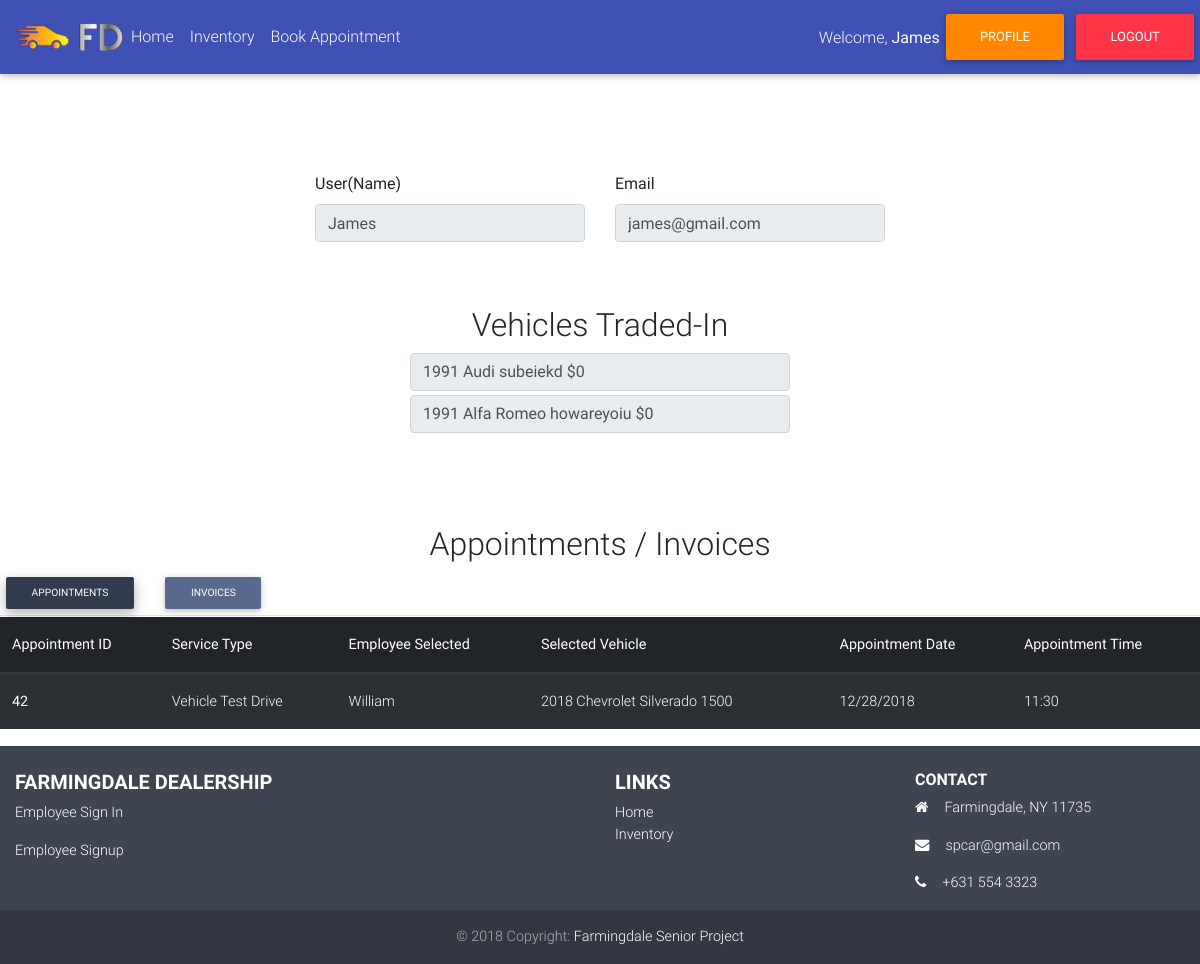
The app's page /Profile.php (signed in) with its own data.
### tables this page shows
CREATE TABLE `users` (
  `idUsers` int(11) NOT NULL,
  `uidUsers` tinytext NOT NULL,
  `emailUsers` tinytext NOT NULL,
  `pwdUsers` longtext NOT NULL
);

CREATE TABLE `car_trade` (
  `id` int(11) NOT NULL,
  `fullName` varchar(20) NOT NULL,
  `year` int(4) NOT NULL,
  `make` tinytext NOT NULL,
  `model` tinytext NOT NULL,
  `condi` tinytext NOT NULL,
  `miles` int(11) NOT NULL,
  `value` decimal(10,0) NOT NULL
);

CREATE TABLE `bookApp` (
  `appID` int(11) NOT NULL,
  `username` varchar(50) NOT NULL,
  `useremail` varchar(200) NOT NULL,
  `service` int(11) NOT NULL,
  `employeelist` int(11) NOT NULL,
  `carlist` int(11) NOT NULL,
  `appDate` varchar(100) NOT NULL,
  `appTime` time NOT NULL
);

CREATE TABLE `employees` (
  `idEmps` int(11) NOT NULL,
  `eidEmps` tinytext NOT NULL,
  `emailEmps` tinytext NOT NULL,
  `pwdEmps` longtext NOT NULL,
  `service` int(11) DEFAULT NULL
);

CREATE TABLE `inventory` (
  `invid` int(11) NOT NULL,
  `year` year(4) NOT NULL,
  `make` tinytext NOT NULL,
  `model` tinytext NOT NULL,
  `preown` tinytext NOT NULL,
  `condi` tinytext NOT NULL,
  `miles` int(11) NOT NULL,
  `price` decimal(10,0) NOT NULL
);

### Profile.php (the view, shortened to what this page needs)
<?php
  require "header.php";
?>
<head>
<link href="css/Profile.css" rel="stylesheet">
</head>
<div class="page-wrap">
<div class="bgmiddle" id="bgmiddle">
    <section class="py-3">
      <div class="container">
	  	<div class="well-title">
            <h2><center><font color="white">Profile Information</font></center></h2>
        </div>
      </div>
    </section>
</div>
<br>
	<div id="row" class="row">
		<div class="col-md-6 col-centered">
			<div class="well-block">
						<div class="row">
                            <div class="col-md-6">
                                <div class="form-group">
                                    <label class="control-label" for="name"><b>User(Name)</b></label>
										<?php
										if (isset($_SESSION['id'])) {
											echo "<input id='nameInput' class='form-control input-md' value='". $_SESSION['uid'] ."' name='uidUsers' readonly='readonly'>";
										}
										else if(isset($_SESSION['eid'])) {
										echo "<input id='nameInput' class='form-control input-md' value='". $_SESSION['eeid'] ."' name='eidEmps' readonly='readonly'>";
										}
										?>
                                    </div>
                                </div>
                                <div class="col-md-6">
                                    <div class="form-group">
                                        <label class="control-label" for="email"><b>Email</b></label>
										<?php
										if (isset($_SESSION['id'])) {
											$sql = "SELECT emailUsers FROM users
											WHERE idUsers='".$_SESSION['id']."';";
											$result = mysqli_query($conn, $sql);
											while ($row = mysqli_fetch_assoc($result)) {
											echo "<input id='email' class='form-control input-md' value='". $row['emailUsers'] ."' name='emailUsers' readonly='readonly'>";
											}
										}
										?>
                                    </div>
                                </div>
                                <div class="col-md-12">
                                    <div class="form-group">
										<?php
										if (isset($_SESSION['id'])) {
										     echo'<div class="well-title">
												<br>
												<br>
												<h2><center>Vehicles Traded-In</center></h2>
												</div>';
											$sq2 = "SELECT * FROM car_trade
											WHERE fullName='".$_SESSION['uid']."';";
											$result2 = mysqli_query($conn, $sq2);
											while ($row2 = mysqli_fetch_assoc($result2)) {
												 echo "<center><input id='tradein' class='form-control input-md' value='". $row2['year'] ." ". $row2['make'] ." ". $row2['model'] ." $". $row2['value'] ."' readonly='readonly' style='width:380px'></center>";
											}
										}
										?>
										<br>
                                    </div>
                                </div>
						</div>
			</div>
		</div>
    </div>
<br>
<br>
	<div class="well-title">
		<h2><center>Appointments / Invoices</center></h2>
	</div>
<?php
if (isset($_SESSION['id'])) {
	include "Appointments/viewTestApps.php";
}
else if(isset($_SESSION['eid'])) {
	include "Appointments/viewEmpTestApps.php";
}
?>
</div>
<footer class="site-footer">
  <?php require "footer.php";  ?>
</footer>

### Appointments/viewTestApps.php (shortened to what this page needs)
<head>
<link href="css/addons/datatables.min.css" rel="stylesheet">
</head>
<?php
		 $sql1 = "SELECT * FROM bookApp
			   INNER JOIN
			   users ON bookApp.username=users.uidUsers
			   INNER JOIN
			   employees ON bookApp.employeelist=employees.idEmps
			   WHERE users.uidUsers='".$_SESSION['uid']."';";
		 $sql2 = "SELECT * FROM bookApp
			   INNER JOIN
			   users ON bookApp.username=users.uidUsers
			   INNER JOIN
			   employees ON bookApp.employeelist=employees.idEmps
               INNER JOIN
               inventory on bookApp.carlist=inventory.invid
			   WHERE users.uidUsers='".$_SESSION['uid']."';";
	   $result1 = mysqli_query($conn, $sql1);
	   $result2 = mysqli_query($conn, $sql2);
?>
<div id ="appTable" class="appTable">
<ul class="nav nav-tabs" role="tablist">
					<li class="active">
						<a class="btn btn-mdb-color btn-sm active" aria-pressed="true" href="#tab-table1" data-toggle="tab">Appointments</a>
					</li>
					<li>
						<a class="btn btn-mdb-color btn-sm" href="#tab-table2" data-toggle="tab">Invoices</a>
					</li>
				</ul>
				<div class="tab-content">
					<div class="tab-pane active" id="tab-table1">
						<table id="myTable1" class="table table-hover table-dark table-striped">
  <thead>
    <tr>
      <th scope="col">Appointment ID</th>
      <th scope="col">Service Type</th>
      <th scope="col">Employee Selected</th>
	  <th scope="col">Selected Vehicle</th>
	  <th scope="col">Appointment Date</th>
	  <th scope="col">Appointment Time</th>
    </tr>
  </thead>
   <tbody>
<?php
      while ($row = mysqli_fetch_assoc($result1)) {
	  $service = $row['service'];
	  echo "<tr>
      <th scope='row'>" . $row['appID'] . "</th>";
  	if($service == '1'){
		echo "<td>Vehicle Test Drive</td>";
		}
	 echo" <td>" . $row['eidEmps'] . "</td>";
	 if($service != '1'){
		echo "<td>- - - - - - - - - - - - - - - - -</td> ";
	 }
	 else{
		while ($row1 = mysqli_fetch_assoc($result2)) {
			if($service == '1'){
				echo "<td>" . $row1['year'] . " " . $row1['make'] . " " . $row1['model'] . "</td> ";
				break;
			}
		}
	 }
    echo" <td>" . $row['appDate'] . "</td>";
	$my_sql_date = "".$row['appTime']."";
	$date_time_obj = new DateTime($my_sql_date);
	echo "<td>";
	echo $date_time_obj->format('g:i');
	echo "</td>";
	echo "
    </tr> ";
		  }
?>
  </tbody>
						</table>
					</div>
				</div>
</div>

### css/Profile.css (style rules this page uses)
* { margin: 0; }
html, body { height: 100%; }
.page-wrap { min-height: 100%; margin-bottom: -142px; }
.page-wrap:after { content: ""; display: block; }
.site-footer, .page-wrap:after { height: 142px; }
.col-centered { float: none; margin: 0 auto; }
#appTable { width: 1200px; margin: 0 auto; }
#bgmiddle { background-image: url("https://i.imgur.com/8oPPzLZ.jpg"); height: 100%; background-position: center; background-repeat: no-repeat; background-size: cover; }
#row { margin-left: 0px; margin-right: 0px; }
#tradein { margin-bottom: 4px; }

### records on screen
users: emailUsers "james@gmail.com"
car_trade: year+make+model "1991 Audi subeiekd $0"
car_trade: year+make+model "1991 Alfa Romeo howareyoiu $0"
bookapp: appID "42", employees.eidEmps "William", inventory.year "2018", inventory.make "Chevrolet", inventory.model "Silverado 1500", appDate "12/28/2018", appTime "11:30"

### other values on screen
$_SESSION['uid'] "James"
